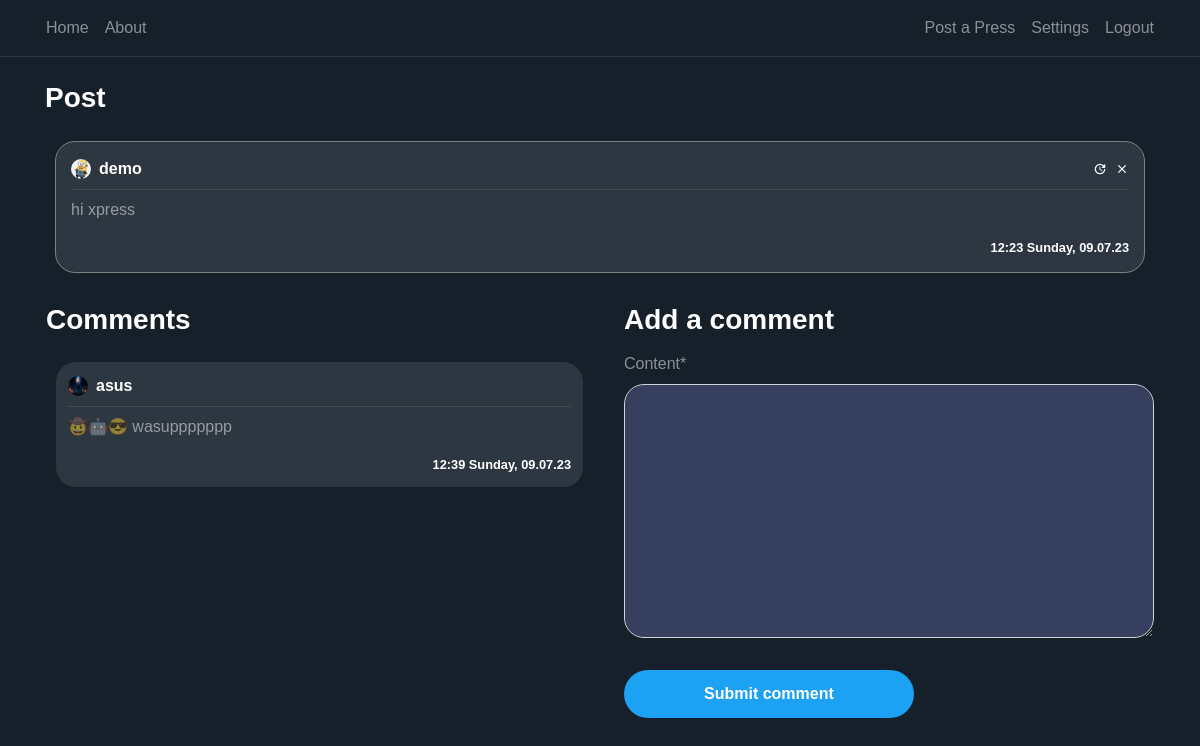
The app's page /post/1/ (signed in) with its own data.
### blog/models.py (models this page shows, shortened)
class Post(models.Model):
    content = models.TextField(max_length=1000)
    date_posted = models.DateTimeField(default=timezone.now)
    author = models.ForeignKey(User, on_delete=models.CASCADE)
    likes= models.IntegerField(default=0)
    dislikes= models.IntegerField(default=0)

class Comment(models.Model):
    content = models.TextField(max_length=150)
    date_posted = models.DateTimeField(default=timezone.now)
    author = models.ForeignKey(User, on_delete=models.CASCADE)
    post_connected = models.ForeignKey(Post, on_delete=models.CASCADE)

### users/models.py (models this page shows, shortened)
class Profile(models.Model):
    user = models.OneToOneField(User, on_delete=models.CASCADE)
    image = models.ImageField(default='default.png', upload_to='profile_pics')

### blog/views.py (the view)
# urls.py: path('post/<int:pk>/', PostDetailView.as_view(), name='post-detail'),
class PostDetailView(DetailView):
    model = Post
    template_name = 'blog/post_detail.html'
    context_object_name = 'post'
    def get_context_data(self, **kwargs):
        data = super().get_context_data(**kwargs)
        comments_connected = Comment.objects.filter(post_connected=self.get_object()).order_by('-date_posted')
        data['comments'] = comments_connected
        data['form'] = NewCommentForm(instance=self.request.user)
        return data
    def post(self, request, *args, **kwargs):
        new_comment = Comment(content=request.POST.get('content'),
                              author=self.request.user,
                              post_connected=self.get_object())
        new_comment.save()
        return self.get(self, request, *args, **kwargs)

### blog/forms.py
class NewCommentForm(forms.ModelForm):
    class Meta:
        model = Comment
        fields = ['content']

### blog/templates/blog/post_detail.html (shortened to what this page needs)
{% extends "blog/base.html" %}
{% load crispy_forms_tags %}
{% block content %}
<div class="container">
    <h3 class="white-important mb-3">
        Post
    </h3>
   <article class="media content-section">
        <div style="width: 100%; word-break: break-all;" class="hovered-tweet-comment">
            <div class="pb-2 row m-0 " style="width: 100%; margin-right: 0 !important;">
               <div
                       style="padding-left: 0px !important;"
                       class="col-8 no-padding d-flex align-items-center">
                   <img
                       class="rounded-circle mr-2"
                       style="width: 20px; height: 20px;"
                       src="{{ post.author.profile.image.url }}">
                   <a class="mr-2 white-important" href="{% url 'user-posts' post.author %}">
                       {{ post.author }}
                   </a>
               </div>
               <div class="col-4 d-flex flex-row-reverse no-padding align-items-center"
                    style="padding-right: 0 !important;">
                   {% if post.author == user %}
                        <a class="material-icons ml-2"
                           style="font-size: 14px"
                                href="{% url 'post-delete' post.id %}">clear</a>
                        <a class="material-icons ml-2"
                           style="font-size: 14px"
                                href="{% url 'post-update' post.id %}">update</a>
                    {%  endif %}
               </div>
           </div>
            <div
                    class="mb-2 "
                    style="width: 100%; height: 1px; background-color: rgba(255, 255, 255, 0.1)"></div>
            <a style="color: rgba(255, 255, 255, 0.5) !important;">
                <p>
                    {{ post.content }}
                </p>
                <small
                    class="white-important d-flex full-width flex-row-reverse">
                    {{ post.date_posted | date:"H:i l, d.m.y" }}
                </small>
            </a>
        </div>
   </article>
    <div class="row pl-3">
        <div class="col-12 col-md-6 pl-0">
         <h3 class="white-important mb-3">
             Comments
         </h3>
        {% for comment in comments %}
            <article class="media content-section">
                <div style="width: 100%; word-break: break-all;" class="hovered-tweet-comment-in">
                <div class="pb-2 row m-0" style="width: 100%; margin-right: 0 !important;">
                   <div
                           style="padding-left: 0px !important;"
                           class="col-8 no-padding d-flex align-items-center">
                       <img
                           class="rounded-circle mr-2"
                           style="width: 20px; height: 20px;"
                           src="{{ comment.author.profile.image.url }}">
                       <a class="mr-2 white-important" href="{% url 'user-posts' comment.author.username %}">
                           {{ comment.author }}
                       </a>
                   </div>
               </div>
                <div
                        class="mb-2"
                        style="width: 100%; height: 1px; background-color: rgba(255, 255, 255, 0.1)"></div>
                <a style="color: rgba(255, 255, 255, 0.5) !important;">
                    <p>
                        {{ comment.content }}
                    </p>
                    <small
                        class="white-important d-flex full-width flex-row-reverse">
                        {{ comment.date_posted | date:"H:i l, d.m.y" }}
                    </small>
                </a>
            </div>
            </article>
        {% endfor %}
        </div>
        {% if user is not None %}
            <div class="col-12 col-md-6 pl-0 pl-md-3 pr-3">
                <h3 class="white-important mb-3">
                    Add a comment
                </h3>
                <form method="POST">
                    <fieldset class="form-group">
                        {{ form | crispy }}
                    </fieldset>
                    <div class="form-group">
                        <button class="btn btn-outline-primary" type="submit">Submit comment</button>
                    </div>
                </form>
            </div>
        {% endif %}
    </div>
  </div>
{% endblock content %}

### blog/static/blog/main.css (style rules this page uses)
:root { --muted-color: rgba(255, 255, 255, 0.5); }
body { background: #15202b; color: var(--muted-color); margin-top: 5rem; }
h1, h2, h3, h4, h5, h6 { color: var(--muted-color); }
.content-section { padding: 10px 10px; margin-bottom: 20px; }
.no-padding { padding: 0 !important; }
a { color: white; text-underline: none; text-decoration: none !important; }
article { border-radius: 4px; }
.white-important { color: white; font-weight: bold; }
.full-width { width: 100% }
.btn-outline-primary { border-color: white; color: white !important; padding: 12px 80px 12px 80px; font-weight: bold; background-color: #1da1f2; border:0; border-radius: 25px; }
.form-control { background-color: #36405e !important; color: var(--muted-color) !important; box-shadow: 0 0 0 0 !important; border-radius: 20px !important; }
.hovered-tweet-comment { background-color: #2d3741 !important; padding:15px; border-radius: 20px; border:1px solid grey; }
.hovered-tweet-comment-in { background-color: #2d3741 !important; padding:12px; border-radius: 20px; }

### blog/static/blog/style.css (style rules this page uses)
body { font-family: Arial, Helvetica, sans-serif; height: 100vh; margin: 0; padding: 0; }

### records on screen
Post: author.profile.image (picture), author "demo", content "hi xpress", date_posted "12:23 Sunday, 09.07.23"
Comment: author.profile.image (picture), author "asus", content "🤠🤖😎 wasuppppppp", date_posted "12:39 Sunday, 09.07.23"
